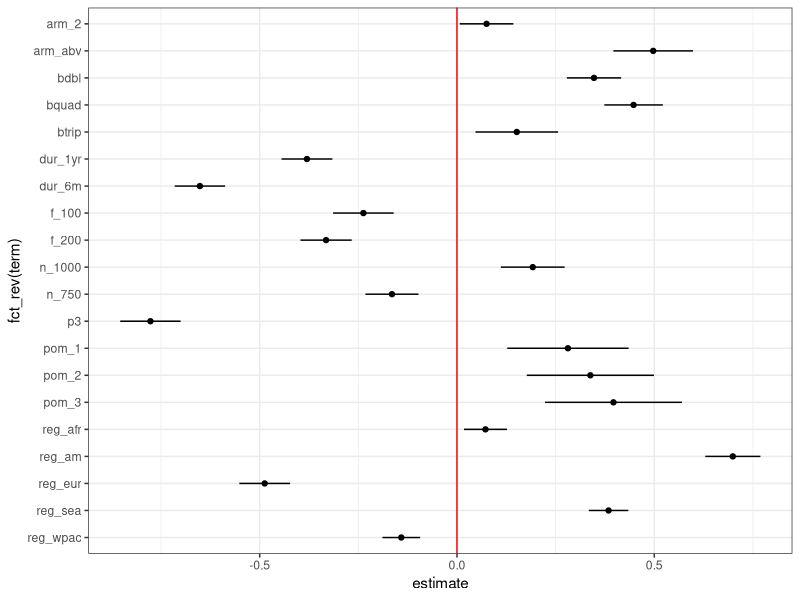

The R source for this figure: (Note: this script raises an error after producing the figure.)

rm(list = ls())
gc()

options(scipen = 999)

library(tidyverse)
library(broom)

# Import
a_imp_df <- read_csv("processed_data/data_both_models.csv")
glimpse(a_imp_df)

# Format, incl treatment type swapped (0 - placebo, 1 - active)
a_imp_fmt <- a_imp_df %>% 
  mutate(
    trttype = if_else(trttype == 1, 0, 1),
    across(male:hba1c, ~ as.numeric(scale(.)) * 0.1),
    across(n_250:reg_em, ~ as.integer(.))
  )

# Split into datasets
b_trialsub <- a_imp_df

# Design-stage -----------------------------------------------------------------

# Remove perfectly collinear variables
b_design <- a_imp_df %>%
  select(-c(male:hba1c, n_abv, arm_100, dur_abv, arm_4, p4, bol, f_abv, pom_abv))

# Vector for formula and covariates (25 covariates)
b_rhs <- paste0(names(b_design[c(9:34)]), collapse = " + ")
b_formula <- as.formula(paste("cbind(arm_n_attr, arm_n_compl) ~ trttype + ", b_rhs))

# Include adjustment by treatment type
b_fit <- glm(b_formula, data = b_design, family = "binomial")
summary(b_fit)

# Plot coefficients and limits
b_res <- broom::tidy(b_fit) %>% 
  mutate(
    p.value = round(p.value, 3),
    lci = estimate - 1.96 * std.error,
    uci = estimate + 1.96 * std.error
  )

b_res %>% 
  filter(!grepl("Intercept", term) & p.value < 0.05) %>% 
  ggplot(aes(x = fct_rev(term), y = estimate, ymin = lci, ymax = uci)) +
  geom_point() +
  geom_linerange(position = position_dodge(width = 0.5)) +
  geom_hline(yintercept = 0, colour = "red") +
  theme_bw() +
  coord_flip()

# Nest by treatment type, fit models
b_nest <- b_design %>% 
  group_by(trttype) %>% 
  nest() %>% 
  mutate(
    mdl = map(data, ~ glm(b_formula, data = .x, family = "binomial"))
  )

# Get outputs
summary(b_nest$mdl[[1]])
summary(b_nest$mdl[[2]])

c_outputs <- b_nest %>% 
  mutate(
    res = map(mdl, ~ broom::tidy(.x)),
    diag = map(mdl, ~ broom::glance(.x)),
    vcov = map(mdl, ~ vcov(.x))
  )

c_res <- c_outputs %>% 
  select(trttype, res) %>% 
  unnest(res) %>% 
  mutate(
    p.value = round(p.value, 3),
    lci = estimate - 1.96 * std.error,
    uci = estimate + 1.96 * std.error
  )

# Plot
c_plot_res <- c_res %>% 
  filter(!grepl("Intercept", term) & p.value < 0.05) %>% 
  mutate(trttype = as.factor(trttype)) %>% 
  ggplot(aes(x = trttype, y = estimate, ymin = lci, ymax = uci)) +
  geom_point() +
  geom_linerange(position = position_dodge(width = 0.5)) +
  geom_hline(yintercept = 0, colour = "red") +
  facet_wrap(~ term, scales = "free") +
  theme_bw() +
  coord_flip()

c_plot_res


# Trial submodel ---------------------------------------------------------------
